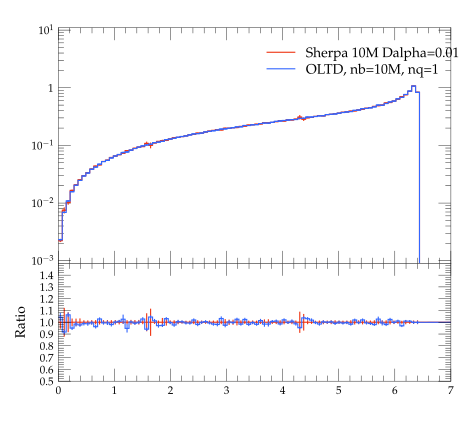

Reproduce this figure in Python.
#! /usr/bin/env python

# This Python script was auto-generated using YODA v2.0.0.
# Analysis object: /evtb/inc_t_pt
# Timestamp: 13-04-2024 (07:56:31)

import matplotlib as mpl
import matplotlib.pyplot as plt
mpl.use('Agg') # comment out for interactive use
import os
import numpy as np

plotDir = os.path.split(os.path.realpath(__file__))[0]
if 'YODA_USER_PLOT_PATH' in globals():
    plot_outdir = globals()['YODA_USER_PLOT_PATH']
else:
    plot_outdir = plotDir

#plot style
plt.style.use(os.path.join(plotDir, '../default.mplstyle'))
# plot metadata
figW, figH = plt.rcParams['figure.figsize']
ax_xLabel = r''
ax_yLabel = r''
ax_title  = r''
ax_xScale = 'linear'
ax_yScale = 'log'
xLims = (0.0, 7.0)
yLims = (0.0009000000000000001, 11.0)

# TeX-friendly labels for the legend
labels = [ r"Sherpa 10M Dalpha=0.01", r"OLTD, nb=10M, nq=1" ]

# Create figure and axis objects
fig, (ax, ratio0_ax) = plt.subplots(2, 1, sharex=True,
                  figsize=(figW,figH), gridspec_kw={'height_ratios': (2, 1)})
ratio0_ax.yaxis.set_major_locator(mpl.ticker.MultipleLocator(0.1))
ratio0_ax.set_ylim(0.5, 1.4999)
ratio0_ax.set_ylabel('Ratio')

# LineColor map: curve index -> color
linecolors = {0: '#EE3311', 1: '#3366FF'}
# the numerical data is stored in a separate file
dataf = dict()
prefix = os.path.split(__file__)[0]
if prefix:    prefix = prefix + '/'
exec(open(prefix+'inc_t_pt__data.py').read(), dataf)


legend_handles = [] # keep track of handles for the legend

# style options for curves
# starts at zorder>=5 to draw curve on top of legend
styles = {
  'curve0': {
    'color' : linecolors[0],
    'linestyle' : '-',
    'marker' : 'o',
    'zorder' : 5,
    'histstyle' : True,
  },
  'curve1': {
    'color' : linecolors[1],
    'linestyle' : '-',
    'marker' : 'o',
    'zorder' : 6,
    'histstyle' : True,
  },
}
# curve from input yoda files in main panel
for label in dataf['yvals'].keys():
    if all(np.isnan(v) for v in dataf['yvals'][label]):
        continue
    tmp = None
    if styles[label]['histstyle']: # draw as histogram
        tmp, = ax.plot(dataf['xedges'], dataf['yedges'][label],
                       color=styles[label]['color'],
                       linestyle=styles[label]['linestyle'],
                       drawstyle='steps-pre', solid_joinstyle='miter',
                       zorder=styles[label]['zorder'], label=label)
        ax.errorbar(dataf['xpoints'], dataf['yvals'][label], color=styles[label]['color'],
                    xerr=dataf['xerrs'], yerr=[dataf['ydowns'][label], dataf['yups'][label]],
                    linestyle='none', zorder=styles[label]['zorder'])
    else: # draw as scatter
        tmp = ax.errorbar(dataf['xpoints'], dataf['yvals'][label],
                          xerr=dataf['xerrs'],
                          yerr=[ dataf['ydowns'][label],
                          dataf['yups'][label] ],
                          fmt=styles[label]['marker'],
                          ecolor=styles[label]['color'],
                          color=styles[label]['color'], zorder=2)
        tmp[-1][0].set_linestyle(styles[label]['linestyle'])
    legend_handles += [tmp]
    for varLabel in dataf['variation_yvals'].keys():
        if varLabel.startswith(label):
            tmp, = ax.plot(dataf['xedges'], dataf['variation_yvals'][varLabel],
                           color=styles[label]['color'],
                           linestyle=styles[label]['linestyle'],
                           drawstyle='steps-pre', solid_joinstyle='miter',
                           zorder=styles[label]['zorder'], alpha=0.5)


# plots on ratio panel
# curve from input yoda files in ratio panel
for label, yvals in dataf['ratio0_yvals'].items():
    if all(np.isnan(v) for v in yvals):
        continue
    if styles[label]['histstyle']: # plot as histogram
        ratio0_ax.plot(dataf['xedges'], yvals,
                       color=styles[label]['color'],
                       linestyle=styles[label]['linestyle'],
                       drawstyle='steps-pre', zorder=1,
                       solid_joinstyle='miter')
        ratio0_ax.vlines(dataf['xpoints'],
                         dataf['ratio0_ymin'][label],
                         dataf['ratio0_ymax'][label],
                         color=styles[label]['color'], zorder=1)
    else: # plot as scatter
        tmp = ratio0_ax.errorbar(dataf['xpoints'],
                                 yvals, xerr=dataf['xerrs'],
                                 yerr=dataf['ratio0_yerrs'][label],
                                 fmt=styles[label]['marker'],
                                 ecolor=styles[label]['color'],
                                 color=styles[label]['color'])
        tmp[-1][0].set_linestyle(styles[label]['linestyle'])

    for varlabel in dataf['ratio0_variation_vals'].keys():
        if varlabel.startswith(label):
            ratio0_ax.plot(dataf['xedges'],
                            dataf['ratio0_variation_vals'][varlabel],
                            color=styles[label]['color'],
                            linestyle=styles[label]['linestyle'],
                            drawstyle='steps-pre', solid_joinstyle='miter',
                            zorder=1, alpha=0.5)

legend_pos = (0.5, 0.97)
ax.legend(legend_handles, labels, loc='upper left', bbox_to_anchor=legend_pos)

# set plot metadata as defined above
ratio0_ax.set_xlabel(ax_xLabel)
ratio0_ax.xaxis.set_label_coords(1., -.15)
ax.set_ylabel(ax_yLabel, loc='top')
ax.set_title(ax_title, loc='left')
ax.set_xscale(ax_xScale)
ax.set_yscale(ax_yScale)
ax.set_xlim(xLims)
ax.set_ylim(yLims)

# tick formatting
plt.rcParams['xtick.top'] = True
plt.rcParams['ytick.right'] = True
ax.yaxis.set_major_locator(mpl.ticker.LogLocator(base=10.0, numticks=np.inf))
ax.yaxis.set_minor_locator(mpl.ticker.LogLocator(
                           base=10.0, subs=np.arange(0.1, 1, 0.1), numticks=np.inf))
fig.align_ylabels((ax, ratio0_ax))
plt.savefig(os.path.join(plot_outdir, 'inc_t_pt.pdf'), format='PDF')
plt.savefig(os.path.join(plot_outdir, 'inc_t_pt.png'), format='PNG')

plt.close(fig)
